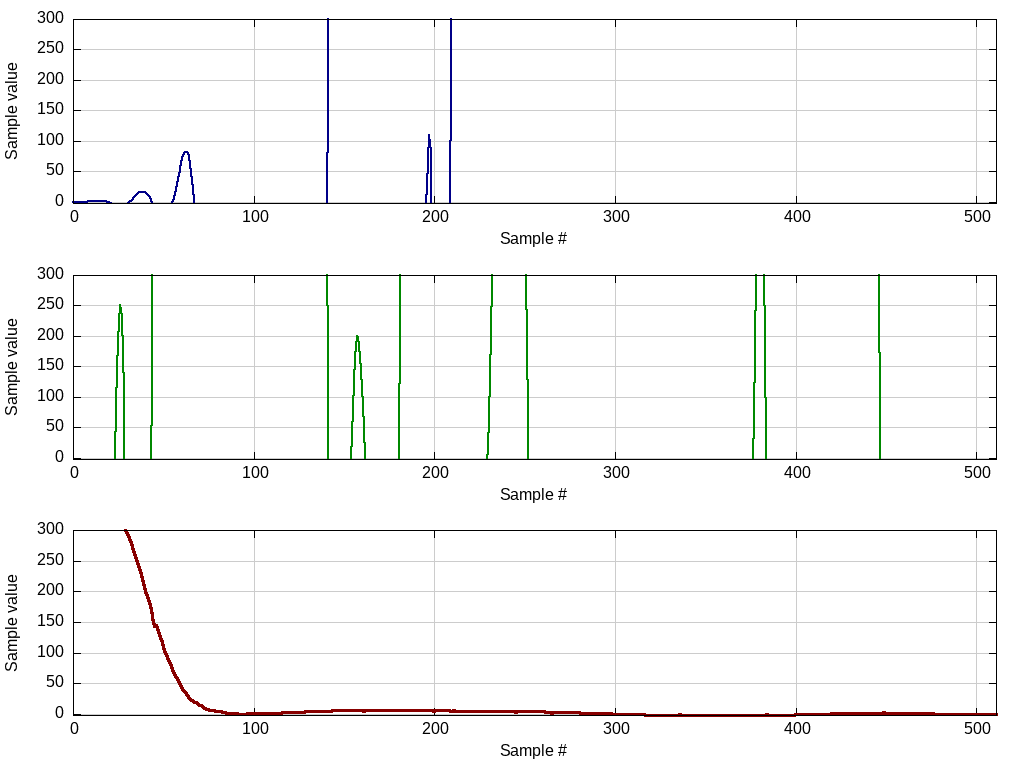

gnuplot code for this plot:
# example.gnuplut : configuration for plotting (change as needed)

reset                                   # reset
set size ratio 0.2                      # set relative size of plots
set grid xtics ytics                    # grid: enable both x and y lines
set grid lt 1 lc rgb '#cccccc' lw 1     # grid: thin gray lines
set multiplot layout 3,1 scale 1.0,1.0  # set two plots for this figure

# time domain
set ylabel 'Sample value'               # set y-axis label
set xlabel 'Sample #'                   # set x-axis label
set yrange [-2:300]                       # set y plot range
set xrange [0:511]                      # set x plot range
plot '../data/i_filt_time.dat' using 1:2 with lines lt 1 lw 2 lc rgb '#000088' notitle

# freq domain (Fourier)
set ylabel 'Sample value'              # set y-axis label
set xlabel 'Sample #'               # set x-axis label
set yrange [-2:300]                    # set y plot range
set xrange [0:511]                       # set x plot range
plot '../data/q_filt_time.dat' using 1:2 with lines lt 1 lw 2 lc rgb '#008800' notitle

# freq domain (PSD)
set ylabel 'Sample value'            # set y-axis label
set xlabel 'Sample #'             # set x-axis label
set yrange [-2:300]                       # set y plot range
set xrange [0:511]                       # set x plot range
plot '../data/audio_filt_time.dat' using 1:2 with lines lt 1 lw 3 lc rgb '#880000' notitle

unset multiplot
